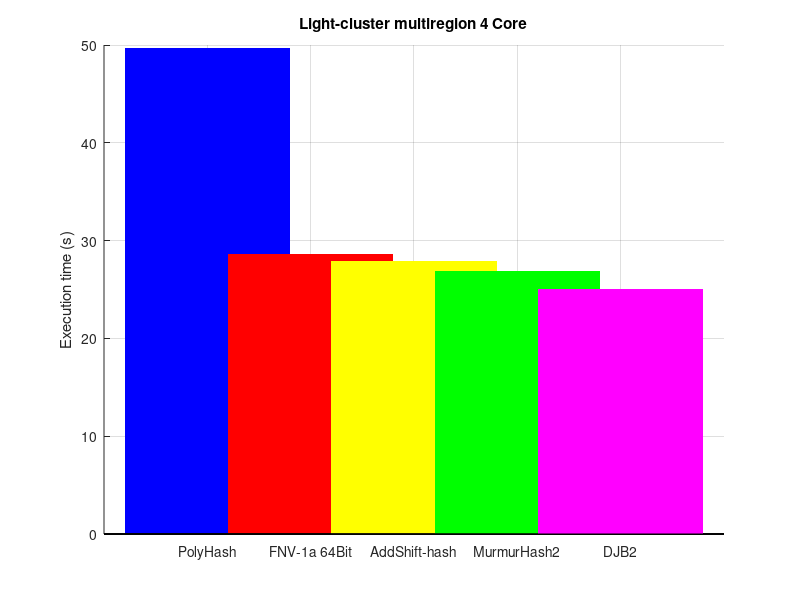

This figure's MATLAB source:
clc
clear
close all

% hash functions
hash_names = {'FNV-1a 64Bit','MurmurHash2','PolyHash','DJB2','AddShift-hash'};

% times (seconds)
times = [28.68, 26.89,  49.74, 25.08, 27.92];

% colours
colors = [1 0 0;    % rosso
          0 1 0;    % verde
          0 0 1;    % blu
          1 0 1;    % magenta
          1 1 0];   % giallo

% sorted times
[times_sorted, idx] = sort(times, 'descend');
hash_names_sorted = hash_names(idx);
colors_sorted = colors(idx, :);

% plot
figure; 
hold on;

for i = 1:numel(times_sorted)
    bar(i, times_sorted(i), 'FaceColor', colors_sorted(i,:), 'EdgeColor', 'none');
end

set(gca, 'XTick', 1:numel(times_sorted), 'XTickLabel', hash_names_sorted);
ylabel('Execution time (s)');
title('Light-cluster multiregion 4 Core');
grid on;
hold off;
